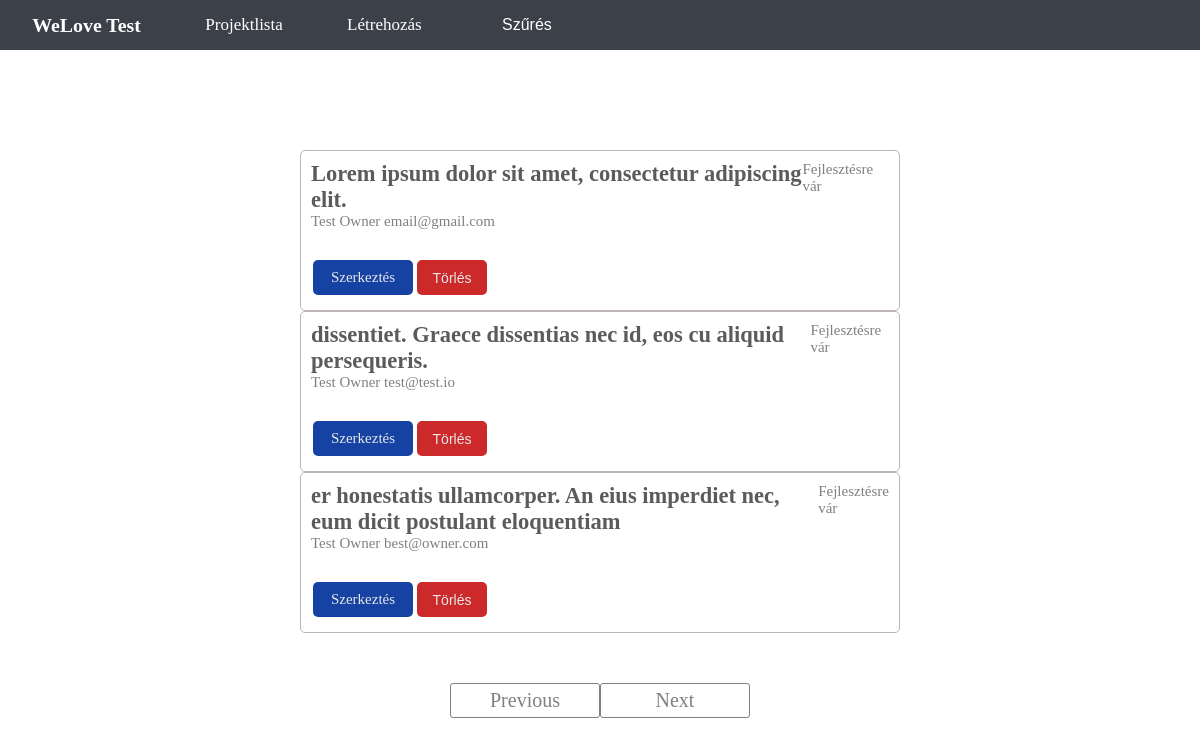
Page /projects/filter.php?filter=1 on the committed database.
### tables this page shows
CREATE TABLE `projects` (
  `id` int(11) NOT NULL,
  `title` varchar(150) NOT NULL,
  `description` mediumtext NOT NULL
);

CREATE TABLE `statuses` (
  `id` int(11) NOT NULL,
  `key` varchar(45) NOT NULL,
  `name` varchar(45) NOT NULL
);

CREATE TABLE `owners` (
  `id` int(11) NOT NULL,
  `name` varchar(150) NOT NULL,
  `email` varchar(150) NOT NULL
);

### classes/Project.php (called while the page is built, shortened)
<?php
class Project
{
    public static function getFilterCount($db, $status)
    {
        $sql = "SELECT COUNT(*) FROM project_status_pivot WHERE status_id = {$status}";
        return $db->query($sql)->fetchColumn();
    }
    public static function filterByStatus($db, $limit, $offset, $status)
    {
        $sql = "SELECT p.*, statuses.name AS status,
        owners.name AS owner_name,
        owners.email AS owner_email
        FROM (
            SELECT *
            FROM projects
            ORDER BY title
            LIMIT :limit
            OFFSET :offset) AS p
        INNER JOIN project_status_pivot AS psp
        ON p.id = psp.project_id AND psp.status_id = :status
        INNER JOIN statuses
        ON psp.status_id = statuses.id
        INNER JOIN project_owner_pivot AS pop
        ON p.id = pop.project_id
        INNER JOIN owners
        ON pop.owner_id = owners.id";
        $stmt = $db->prepare($sql);
        $stmt->bindValue(':limit', $limit, PDO::PARAM_INT);
        $stmt->bindValue(':offset', $offset, PDO::PARAM_INT);
        $stmt->bindValue(':status', $status, PDO::PARAM_INT);
        $stmt->execute();
        return $stmt->fetchAll(PDO::FETCH_ASSOC);
    }
}

### classes/Pagination.php (called while the page is built, shortened)
<?php
class Pagination
{
    public function __construct($page, $records_per_page, $total_records)
    {
        $this->limit = $records_per_page;
        $page = filter_var($page, FILTER_VALIDATE_INT, [
            'options' => [
                'default' => 1,
                'min_range' => 1,
            ],
        ]);
        $total_pages = ceil($total_records / $records_per_page);
        $this->offset = $records_per_page * ($page - 1);
    }
}

### projects/filter.php (the view, shortened to what this page needs)
<?php
$db = require '../includes/db.php';
if (isset($_GET['filter'])) {
    $pagination = new Pagination($_GET['page'] ?? 1, 10, Project::getFilterCount($db, $_GET['filter']));
    $projects = Project::filterByStatus($db, $pagination->limit, $pagination->offset, $_GET['filter']);
}
?>
<?php require '../includes/header.php'; ?>
<div class='projects'>
    <?php foreach ($projects as $project) : ?>
        <div class="projects__inner project<?= $project['id']  ?>">
            <div class='projects__upper'>
                <h2><?= $project['title'] ?></h2>
                <p><?= $project['status'] ?></p>
            </div>
            <p><?= $project['owner_name'] ?> <?= $project['owner_email'] ?></p>
            <div class='projects__lower'>
                <a class='btn btn--edit' href="/projects/edit.php?id=<?= $project['id']  ?>">
                    Szerkeztés
                </a>
                <button class='btn btn--delete' onclick="deleteAsync(<?= $project['id']  ?>)" data-id=<?= $project['id']  ?>>
                    Törlés
                </button>
            </div>
        </div>
    <?php endforeach; ?>
</div>
<?php require '../includes/pagination.php'; ?>
<?php require '../includes/footer.php'; ?>

### rows in the picture
projects: title "Lorem ipsum dolor sit amet, consectetur adipiscing elit.", statuses.name "Fejlesztésre vár", owners.name "Test Owner", owners.email "email@gmail.com"
projects: title "dissentiet. Graece dissentias nec id, eos cu aliquid persequeris.", statuses.name "Fejlesztésre vár", owners.name "Test Owner", owners.email "test@test.io"
projects: title "er honestatis ullamcorper. An eius imperdiet nec, eum dicit postulant eloquentiam", statuses.name "Fejlesztésre vár", owners.name "Test Owner", owners.email "best@owner.com"
